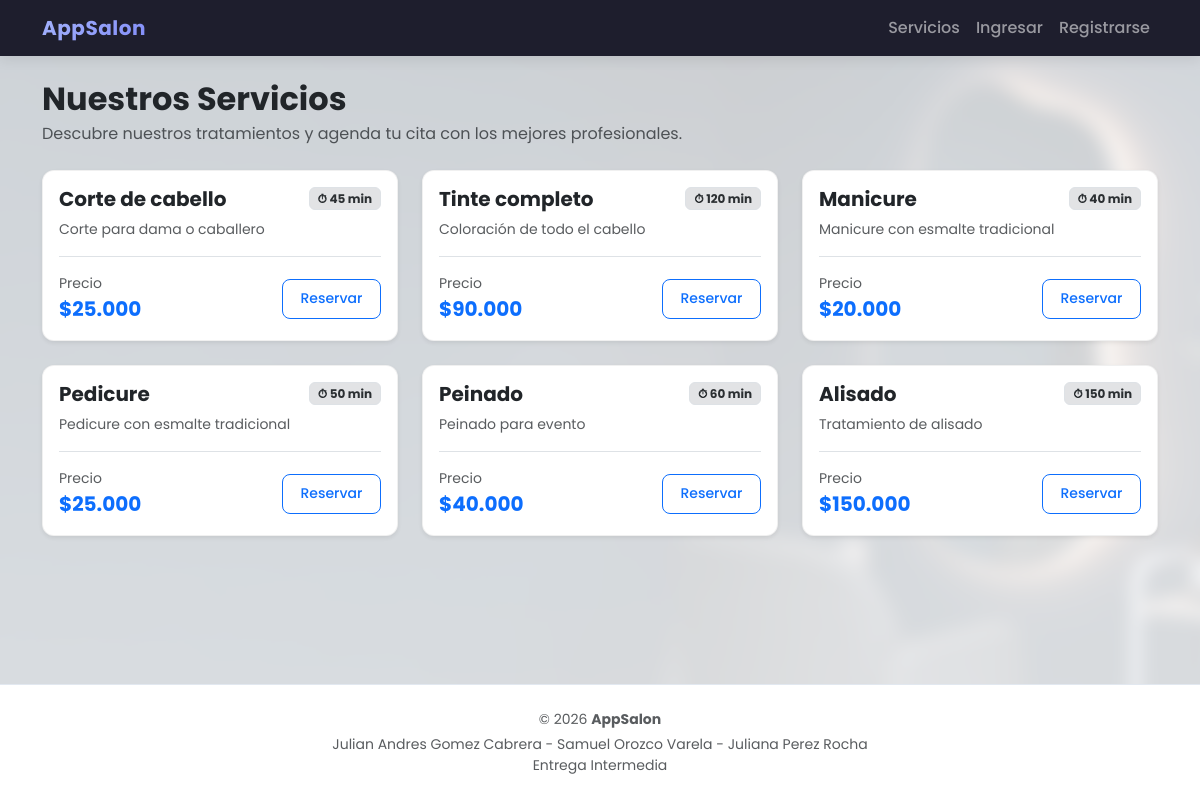
The page / on the database its author committed.
### tables this page shows
CREATE TABLE servicios (
  id INT PRIMARY KEY AUTO_INCREMENT,
  nombre VARCHAR(60) NOT NULL,
  precio DECIMAL(10,2) NOT NULL,
  descripcion TEXT,
  duracion INT DEFAULT 60,
  activo TINYINT(1) DEFAULT 1,
  created_at TIMESTAMP DEFAULT CURRENT_TIMESTAMP
);

### includes/functions.php (called while the page is built, shortened)
<?php
function e($texto): string {
    return htmlspecialchars((string)$texto, ENT_QUOTES, 'UTF-8');
}
function estaLogueado(): bool { return isset($_SESSION['usuario_id']); }
function esAdmin(): bool { return !empty($_SESSION['admin']); }
function render(string $vista, array $datos = []): void {
    extract($datos);
    include __DIR__ . '/../views/layout/header.php';
    include __DIR__ . '/../views/' . $vista . '.php';
    include __DIR__ . '/../views/layout/footer.php';
}

### controllers/ServiceController.php (called while the page is built, shortened)
<?php
class ServiceController {
    public function index() {
        $servicios = Service::todos();
        render('services/index', ['servicios' => $servicios]);
    }
}

### public/index.php (called while the page is built, shortened)
<?php
require_once __DIR__ . '/../includes/functions.php';
$rutas = [
    'auth/login'    => ['AuthController', 'login'],
    'auth/registro' => ['AuthController', 'registro'],
    'auth/logout'   => ['AuthController', 'logout'],
    'servicios/index'   => ['ServiceController', 'index'],
    'servicios/admin'   => ['ServiceController', 'admin'],
    'servicios/crear'   => ['ServiceController', 'crear'],
    'servicios/editar'  => ['ServiceController', 'editar'],
    'servicios/eliminar'=> ['ServiceController', 'eliminar'],
    'citas/crear'          => ['AppointmentController', 'crear'],
    'citas/editar'         => ['AppointmentController', 'editar'],
    'citas/mis-citas'      => ['AppointmentController', 'misCitas'],
    'citas/cancelar'       => ['AppointmentController', 'cancelar'],
    'citas/horas-ocupadas' => ['AppointmentController', 'horasOcupadas'],
    'citas/ver-correo'     => ['AppointmentController', 'verCorreoCita'],
    'admin/dashboard'      => ['AdminController', 'index'],
    'admin/cita-estado'    => ['AdminController', 'cambiarEstadoCita'],
    'admin/usuarios'       => ['AdminController', 'usuarios'],
    'admin/usuario-toggle' => ['AdminController', 'toggleUsuario'],
    'admin/disponibilidad' => ['AdminController', 'disponibilidad'],
    'admin/bloquear-hora'  => ['AdminController', 'bloquearHora'],
    'admin/liberar-hora'   => ['AdminController', 'liberarHora'],
    'admin/buzon'          => ['AdminController', 'buzon'],
    'admin/buzon-ver'      => ['AdminController', 'verCorreo'],
    'reportes/index' => ['ReportController', 'index'],
    'reportes/csv'   => ['ReportController', 'csv'],
    'reportes/pdf'   => ['ReportController', 'pdf'],
];
$url = $_GET['url'] ?? 'servicios/index';
try {
    [$controlador, $metodo] = $rutas[$url];
    (new $controlador())->$metodo();
} catch (Throwable $ex) {
    error_log($ex->getMessage());
    http_response_code(500);
    render('error', ['mensaje' => 'Ocurrió un error inesperado']);
}

### models/Service.php (called while the page is built, shortened)
<?php
class Service {
    public static function todos(): array {
        $db = conectarDB();
        $query = "SELECT * FROM servicios ORDER BY id ASC";
        $stmt = $db->query($query);
        return $stmt->fetchAll();
    }
}

### views/services/index.php (the view, shortened to what this page needs)
<div class="d-flex justify-content-between align-items-center mb-4">
    <div>
        <h1 class="h2 mb-1 text-dark fw-bold">Nuestros Servicios</h1>
        <p class="text-muted mb-0">Descubre nuestros tratamientos y agenda tu cita con los mejores profesionales.</p>
    </div>
</div>
<?php if (empty($servicios)): ?>
    <div class="alert alert-info text-center py-4">
        <h4 class="alert-heading">No hay servicios disponibles</h4>
        <p class="mb-0">Pronto añadiremos nuevos servicios para ti. ¡Vuelve pronto!</p>
    </div>
<?php else: ?>
    <div class="row row-cols-1 row-cols-md-2 row-cols-lg-3 g-4">
        <?php foreach ($servicios as $servicio): ?>
            <div class="col">
                <div class="card h-100 shadow-sm border-0 service-card">
                    <div class="card-body d-flex flex-column">
                        <div class="d-flex justify-content-between align-items-start mb-2">
                            <h5 class="card-title fw-bold text-dark mb-0">
                                <?= e($servicio['nombre']) ?>
                            </h5>
                            <span class="badge bg-secondary-subtle text-secondary-emphasis border">
                                ⏱ <?= e($servicio['duracion'] ?? 60) ?> min
                            </span>
                        </div>
                        <p class="card-text text-muted small flex-grow-1">
                            <?= !empty($servicio['descripcion']) ? e($servicio['descripcion']) : 'Tratamiento profesional personalizado para ti.' ?>
                        </p>
                        <div class="d-flex justify-content-between align-items-center pt-3 border-top mt-auto">
                            <div>
                                <span class="text-muted small d-block">Precio</span>
                                <span class="fs-5 fw-bold text-primary">
                                    $<?= number_format((float)$servicio['precio'], 0, ',', '.') ?>
                                </span>
                            </div>
                            <?php if (estaLogueado()): ?>
                                <a href="<?= BASE_URL ?>/index.php?url=citas/crear&servicio_id=<?= e($servicio['id']) ?>"
                                   class="btn btn-sm btn-primary d-inline-flex align-items-center gap-1">
                                    <span>+</span> Reservar
                                </a>
                            <?php else: ?>
                                <a href="<?= BASE_URL ?>/index.php?url=auth/login" class="btn btn-sm btn-outline-primary">
                                    Reservar
                                </a>
                            <?php endif; ?>
                        </div>
                    </div>
                </div>
            </div>
        <?php endforeach; ?>
    </div>
<?php endif; ?>

### views/layout/header.php (shortened to what this page needs)
<!DOCTYPE html>
<html lang="es">
<head>
  <link href="https://cdn.jsdelivr.net/npm/bootstrap@5.3.3/dist/css/bootstrap.min.css" rel="stylesheet">
  <link href="<?= BASE_URL ?>/css/styles.css" rel="stylesheet">
</head>
<body>
<nav class="navbar navbar-expand-lg navbar-dark bg-dark">
  <div class="container">
    <a class="navbar-brand" href="<?= BASE_URL ?>/index.php">AppSalon</a>
    <div class="collapse navbar-collapse" id="menu">
      <ul class="navbar-nav ms-auto">
        <?php if (esAdmin()): ?>
          <li class="nav-item"><a class="nav-link" href="<?= BASE_URL ?>/index.php?url=admin/dashboard">📊 Dashboard</a></li>
          <li class="nav-item"><a class="nav-link" href="<?= BASE_URL ?>/index.php?url=servicios/admin">✂️ Servicios</a></li>
          <li class="nav-item"><a class="nav-link" href="<?= BASE_URL ?>/index.php?url=admin/usuarios">👥 Usuarios</a></li>
          <li class="nav-item"><a class="nav-link" href="<?= BASE_URL ?>/index.php?url=reportes/index">📈 Reportes</a></li>
          <li class="nav-item"><a class="nav-link text-warning" href="<?= BASE_URL ?>/index.php?url=auth/logout">Salir (<?= e($_SESSION['nombre'] ?? '') ?>)</a></li>
        <?php else: ?>
          <li class="nav-item"><a class="nav-link" href="<?= BASE_URL ?>/index.php?url=servicios/index">Servicios</a></li>
          <li class="nav-item"><a class="nav-link" href="<?= BASE_URL ?>/index.php?url=auth/login">Ingresar</a></li>
          <li class="nav-item"><a class="nav-link" href="<?= BASE_URL ?>/index.php?url=auth/registro">Registrarse</a></li>
        <?php endif; ?>
      </ul>
    </div>
  </div>
</nav>
<main class="container my-4">

### views/layout/footer.php (shortened to what this page needs)
</main>
<footer class="py-4 mt-auto">
  <div class="container text-center text-muted small">
    <p class="mb-1">&copy; <?= date('Y') ?> <strong>AppSalon</strong></p>
    <p class="mb-0">Julian Andres Gomez Cabrera - Samuel Orozco Varela - Juliana Perez Rocha</p>
    <p class="mb-0">Entrega Intermedia </p>
  </div>
</footer>
</body>
</html>

### public/css/styles.css (style rules this page uses)
:root { --primary-color: #6366f1; --primary-hover: #4f46e5; --dark-bg: #1e1e2d; --card-border: rgba(0, 0, 0, 0.06); }
body { font-family: 'Poppins', -apple-system, BlinkMacSystemFont, sans-serif; background: transparent !important; color: #334155; min-height: 100vh; display: flex; flex-direction: column; position: relative; }
body::before { content: ""; position: fixed; top: 0; left: 0; width: 100vw; height: 100vh; background-image: linear-gradient(rgba(248, 250, 252, 0.82), rgba(248, 250, 252, 0.88)), url('../img/fondoappsalon.jpeg'); background-size: cover; background-position: center center; background-repeat: no-repeat; filter: blur(8px); transform: scale(1.05); z-index: -1; pointer-events: none; }
main { flex: 1; }
.navbar { background-color: var(--dark-bg) !important; box-shadow: 0 4px 12px rgba(0, 0, 0, 0.08); }
.navbar-brand { font-weight: 700; letter-spacing: 0.5px; background: linear-gradient(135deg, #a5b4fc, #818cf8); -webkit-background-clip: text; -webkit-text-fill-color: transparent; }
.nav-link { font-weight: 500; transition: color 0.2s ease-in-out; }
.service-card { border: 1px solid var(--card-border) !important; border-radius: 12px; transition: transform 0.25s ease, box-shadow 0.25s ease; background: #ffffff; }
.btn { border-radius: 8px; font-weight: 500; padding: 0.55rem 1.1rem; transition: all 0.2s ease; }
footer { background: #ffffff; border-top: 1px solid #e2e8f0; }

### rows shown on the page
servicios: nombre "Corte de cabello", duracion "45", descripcion "Corte para dama o caballero", precio "25.000"
servicios: nombre "Tinte completo", duracion "120", descripcion "Coloración de todo el cabello", precio "90.000"
servicios: nombre "Manicure", duracion "40", descripcion "Manicure con esmalte tradicional", precio "20.000"
servicios: nombre "Pedicure", duracion "50", descripcion "Pedicure con esmalte tradicional", precio "25.000"
servicios: nombre "Peinado", duracion "60", descripcion "Peinado para evento", precio "40.000"
servicios: nombre "Alisado", duracion "150", descripcion "Tratamiento de alisado", precio "150.000"
